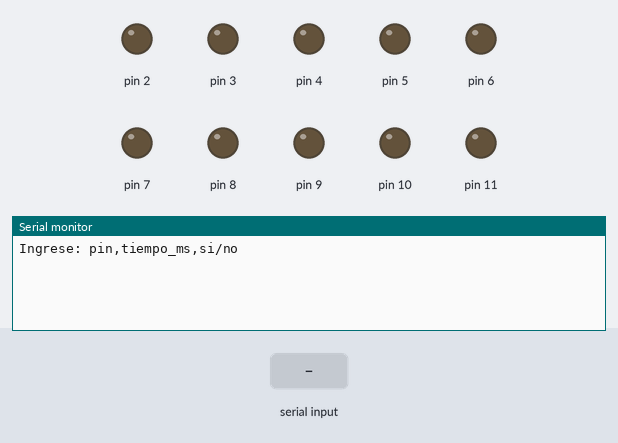
Bench run of a sketch on a simulated Arduino Uno, built with avr-gcc and run on an emulated ATmega328P. Parts: output pins drawn as LEDs (lit = HIGH), the last lines printed to the serial monitor. Inputs (shaded band) come from the test bench.

Above: at 1.2 s.
1.3 s: "no,1\n" received over Serial
At 2.5 s:
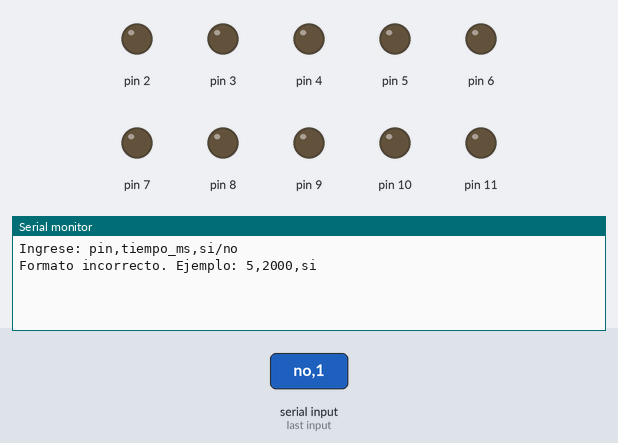
2.8 s: "1,90,45\n" received over Serial
At 4.0 s:
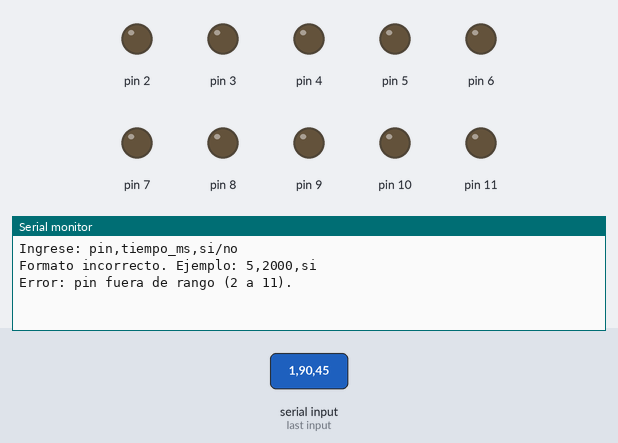

Measured:
- after the input at 1.3 s, the serial monitor: prints a new line at once (image 1)
- after the input at 2.8 s, the serial monitor: prints a new line at once (image 2)

The sketch:

UsoSerial_Led_Tiempo_Titila.ino
```cpp
int ledInicio = 2;
int ledFin = 11;

void setup() {
  Serial.begin(9600);
  for (int pin = ledInicio; pin <= ledFin; pin++) {
    pinMode(pin, OUTPUT);
  }
  Serial.println("Ingrese: pin,tiempo_ms,si/no");
}

void loop() {
  if (Serial.available()) {
    String entrada = Serial.readStringUntil('\n');
    entrada.trim(); // elimina espacios y saltos de línea

    // Busca las comas
    int coma1 = entrada.indexOf(',');
    int coma2 = entrada.indexOf(',', coma1 + 1);

    if (coma1 > 0 && coma2 > coma1) {
      // Extrae valores
      int pinLed = entrada.substring(0, coma1).toInt();
      int tiempo = entrada.substring(coma1 + 1, coma2).toInt();
      String titilar = entrada.substring(coma2 + 1);
      titilar.toLowerCase();

      // Verifica rango de pin
      if (pinLed >= ledInicio && pinLed <= ledFin) {
        if (titilar == "no") {
          digitalWrite(pinLed, HIGH);
          delay(tiempo);
          digitalWrite(pinLed, LOW);
        }
        else if (titilar == "si") {
          unsigned long tiempoInicio = millis();
          while (millis() - tiempoInicio < tiempo) {
            digitalWrite(pinLed, HIGH);
            delay(500);
            digitalWrite(pinLed, LOW);
            delay(500);
          }
        }
      } else {
        Serial.println("Error: pin fuera de rango (2 a 11).");
      }
    } else {
      Serial.println("Formato incorrecto. Ejemplo: 5,2000,si");
    }
  }
}
```
